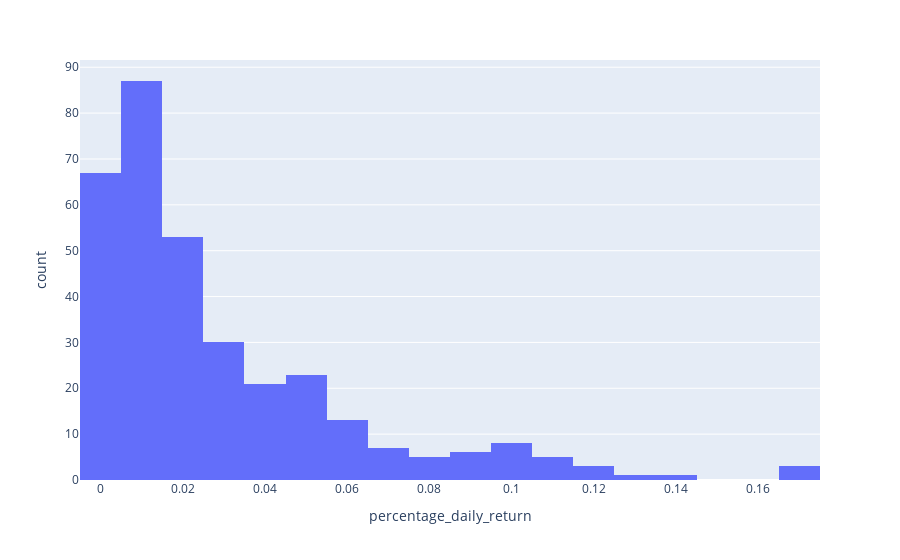

The cell this chart's notebook holds for it:
### Code cell
dfrights.abs().sort_values("percentage_daily_return")
fig = px.histogram(dfrights.abs(), x="percentage_daily_return")
fig.show()

### Figure 1 — Plotly figure (JSON) as saved in the notebook; plotly's stock layout.template omitted (floating-point values rounded to 4 significant figures; data arrays with more than 128 entries replaced by an {"elided": "..."} marker saying what was removed)
{"data": [{"alignmentgroup": "True", "bingroup": "x", "hovertemplate": "percentage_daily_return=%{x}<br>count=%{y}<extra></extra>", "legendgroup": "", "marker": {"color": "#636efa"}, "name": "", "offsetgroup": "", "orientation": "v", "showlegend": false, "type": "histogram", "x": {"elided": "333 float values"}, "xaxis": "x", "yaxis": "y"}], "layout": {"barmode": "relative", "legend": {"tracegroupgap": 0}, "margin": {"t": 60}, "xaxis": {"anchor": "y", "domain": [0, 1], "title": {"text": "percentage_daily_return"}}, "yaxis": {"anchor": "x", "domain": [0, 1], "title": {"text": "count"}}}}
